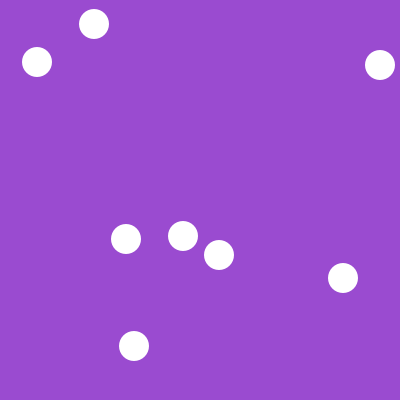
Frame 1 (no input)
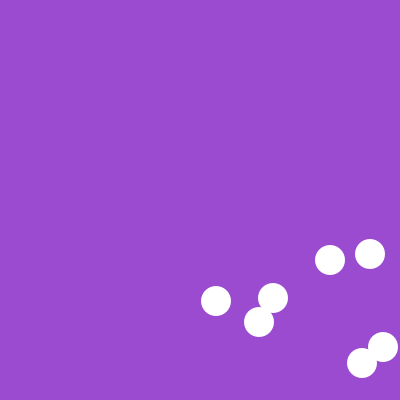
Frame 60 (the mouse pressed at the canvas centre just before this capture)
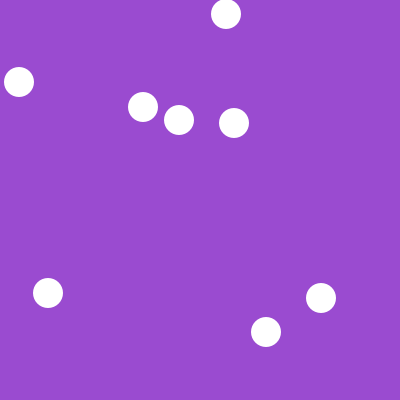
Frame 120 (the mouse held since frame 60 and released just before this capture)

The Processing sketch that drew these frames (run headless with seeded random() and noise(); from frame 60 on, the mouse is pressed at the canvas centre):

// Processing sketch: processing_33932
// ── processing_33932.pde

int ball_x = int(random(400));
int ball_y = int(random(400));
int ball_size = 30;
int num_balls = 50;
int speed = 4;

int [] ball_x_pos = new int [num_balls];
int [] ball_y_pos = new int [num_balls];

int [] ball_x_speed = new int [num_balls];
int [] ball_y_speed = new int[num_balls];



void setup () {
  size (400, 400);
  for (int i=0; i<num_balls; i++){
    ball_x_pos [i] = int(random (width));
  }

  for (int i=0; i<num_balls; i++){
    ball_y_pos [i] = int(random (height));
  }
  
  for (int i=0; i<num_balls; i++){
    ball_x_speed [i] = speed;
  }
  
  for (int i=0; i<num_balls; i++){
    ball_y_speed [i] = speed;
  }

}

void draw () {
  background (154, 75, 208);
  for (int i = 0; i <= 7; i++) {
    drawBall(ball_x_pos[i], ball_y_pos[i]);
    ball_x_pos[i] += ball_x_speed[i];
    ball_y_pos[i] += ball_y_speed[i];
    checkEdgeOfScreen(i);
  }
    
}


void checkEdgeOfScreen (int i_passed_in) {
  if ((ball_x_pos[i_passed_in] - ball_size/2)> width) {
    ball_x_speed[i_passed_in] = ball_x_speed[i_passed_in] * -1;
  }
  if ((ball_x_pos[i_passed_in] - ball_size/2)< 0) {
    ball_x_speed[i_passed_in] = ball_x_speed[i_passed_in] * -1;
  }
  if ((ball_y_pos[i_passed_in] - ball_size/2)> height) {
    ball_y_speed[i_passed_in] = ball_y_speed[i_passed_in] * -1;
  }
 if ((ball_y_pos[i_passed_in] - ball_size/2)< 0) {
    ball_y_speed[i_passed_in] = ball_y_speed[i_passed_in] * -1;
  }
}

void drawBall (int x_cookie, int y_cookie)  
{//whatever variables are in the drawBall ()  
//have to match the variables inside ellips and be in the same format
//as the variables in "drawBall" in the void draw section.
  noStroke();
  fill (256, 256, 256);
  ellipse (x_cookie, y_cookie, ball_size, ball_size);
}
